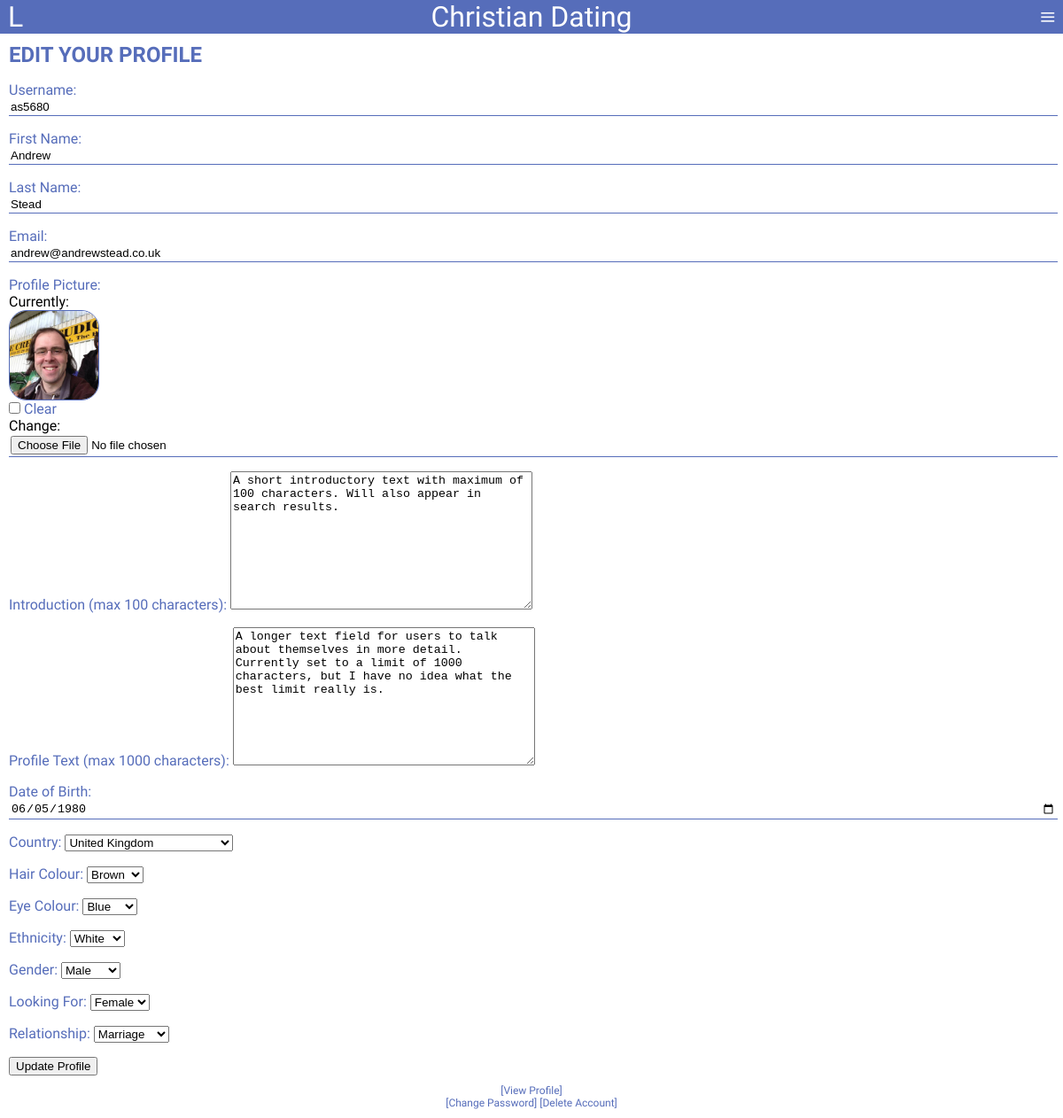
/profile/edit/ (signed in), run on the app's committed database.
### users/models.py (models this page shows, shortened)
class User(AbstractUser):
    objects = UserManager()
    email = models.EmailField(unique=True)
    date_of_birth = models.DateField(blank=True, null=True)
    country = models.ForeignKey(Country, related_name='users', on_delete=models.CASCADE)
    city = models.CharField(max_length=50, blank=True, null=True)
    postcode = models.CharField(max_length=10, blank=True, null=True)
    stripe_id = models.CharField(max_length=40, default='', blank=True, null=True)
    subscription_ends = models.DateTimeField(blank=True, null=True)
    subscription_renews = models.BooleanField(default=False)
    subscription_plan = models.CharField(max_length=25, blank=True, null=True)
    ethnicity = models.CharField(max_length=25, choices=ETHNICITY, blank=True, null=True)
    hair = models.CharField(max_length=25, choices=HAIR, blank=True, null=True)
    eyes = models.CharField(max_length=25, choices=EYES, blank=True, null=True)
    gender = models.CharField(max_length=25, choices=GENDER, blank=True, null=True)
    looking_for = models.CharField(max_length=25, choices=GENDER, blank=True, null=True)
    relationship = models.CharField(max_length=25, choices=RELATIONSHIP, blank=True, null=True)
    denomination = models.CharField(max_length=25, choices=DENOMINATION, blank=True, null=True)
    occupation = models.CharField(max_length=50, blank=True, null=True)
    diet = models.CharField(max_length=25, choices=DIET, blank=True, null=True)
    profile_picture = models.ImageField(upload_to="images/users", blank=True, null=True)
    intro = models.TextField(max_length=100, blank=True, null=True)
    text = models.TextField(max_length=1000, blank=True, null=True)

### users/views.py (the view)
# urls.py: path('profile/edit/', user_views.user_profile, name='user_profile'),
@login_required(login_url='/login/')
def user_profile(request):
    page_name = "Edit Your Profile"
    user = request.user
    if request.method == 'POST':
        form = EditProfileForm(request.POST, request.FILES, instance=user)
        if form.is_valid():
            form.save()
            messages.success(request, 'Your profile has been updated.')
            return redirect(reverse('own_profile'))
        else:
            messages.error(request, 'Sorry, we were unable to update your details. Please try again.')
    else:
        form = EditProfileForm(instance=user)
    args = {
        'form': form,
        'button_text': 'Update Profile',
        'page_name': page_name,
    }
    args.update(csrf(request))
    return render(request, 'user_profile.html', args)

### users/forms.py
class EditProfileForm(forms.ModelForm):
    class Meta:
        model = User
        fields = ['username', 'first_name', 'last_name', 'email', 'profile_picture',
                  'intro', 'text', 'date_of_birth', 'country',
                  'hair', 'eyes', 'ethnicity',
                  'gender', 'looking_for', 'relationship']
        exclude = ['password']
        help_texts = {
            'username': None,
            'email': None,
        }
        labels = {
            'first_name': 'First Name',
            'last_name': 'Last Name',
            'profile_picture': 'Profile Picture',
            'intro': 'Introduction (max 100 characters)',
            'text': 'Profile Text (max 1000 characters)',
            'date_of_birth': 'Date of Birth',
            'looking_for': 'Looking For',
            'hair': 'Hair Colour',
            'eyes': 'Eye Colour'
        }
        widgets = {
            'date_of_birth': TextInput(attrs={'type': 'date'}),
            'profile_picture': ThumbnailWidget(),
        }

### world/models.py (called while the page is built)
    def __str__(self):
        return self.name

### users/templates/user_profile.html (shortened to what this page needs)
{% extends "base.html" %}
{% block content %}
    <div id="page-header">
        EDIT YOUR PROFILE
    </div>
    <form id="default-form" enctype="multipart/form-data" role="form" method="post">
        {{ form.as_p }}
        <button class="default-button" type="submit">{{ button_text }}</button>
    </form>
    <div class="full-details">
        <a class="standard-link" href="{% url 'own_profile' %}">[View Profile]</a><br />
        <a class="standard-link" href="{% url 'change_password' %}">[Change Password]</a>
        <a class="standard-link" href="{% url 'delete_account' %}">[Delete Account]</a>
    </div>
{% endblock %}

### static/css/default.css (style rules this page uses)
body { font-family: 'Farro', sans-serif; margin: 0; padding: 0; }
#page-header { text-align: left; font-size: 1.5em; font-weight: bold; color: #566dba; }
label { color: #566dba; }
input { display: block; padding: 2px; border: none; border-bottom: 1px solid #566dba; width: 100%; }
.default-button { text-align: center; }
.standard-link { text-decoration: none; color: #566dba; }
.full-details { font-size: 0.75em; display: block; text-align: center; clear: both; margin: 10px; }
label[for=id_profile_picture] { display: block; }

### data on the page
User: username "as5680", first_name "Andrew", last_name "Stead", email "andrew@andrewstead.co.uk", intro "A short introductory text with maximum of 100 characters. Will also appear in search results.", text "A longer text field for users to talk about themselves in more detail. Currently set to a limit of 1000 characters, but I have no idea what the best limit really is.", date_of_birth "06/05/1980", country "United Kingdom", hair "Brown", eyes "Blue", ethnicity "White", gender "Male", looking_for "Female", relationship "Marriage"

### other printed values
{{ widget.initial_text }} "Currently"
{{ widget.clear_checkbox_label }} "Clear"
{{ widget.input_text }} "Change"
{{ button_text }} "Update Profile"
